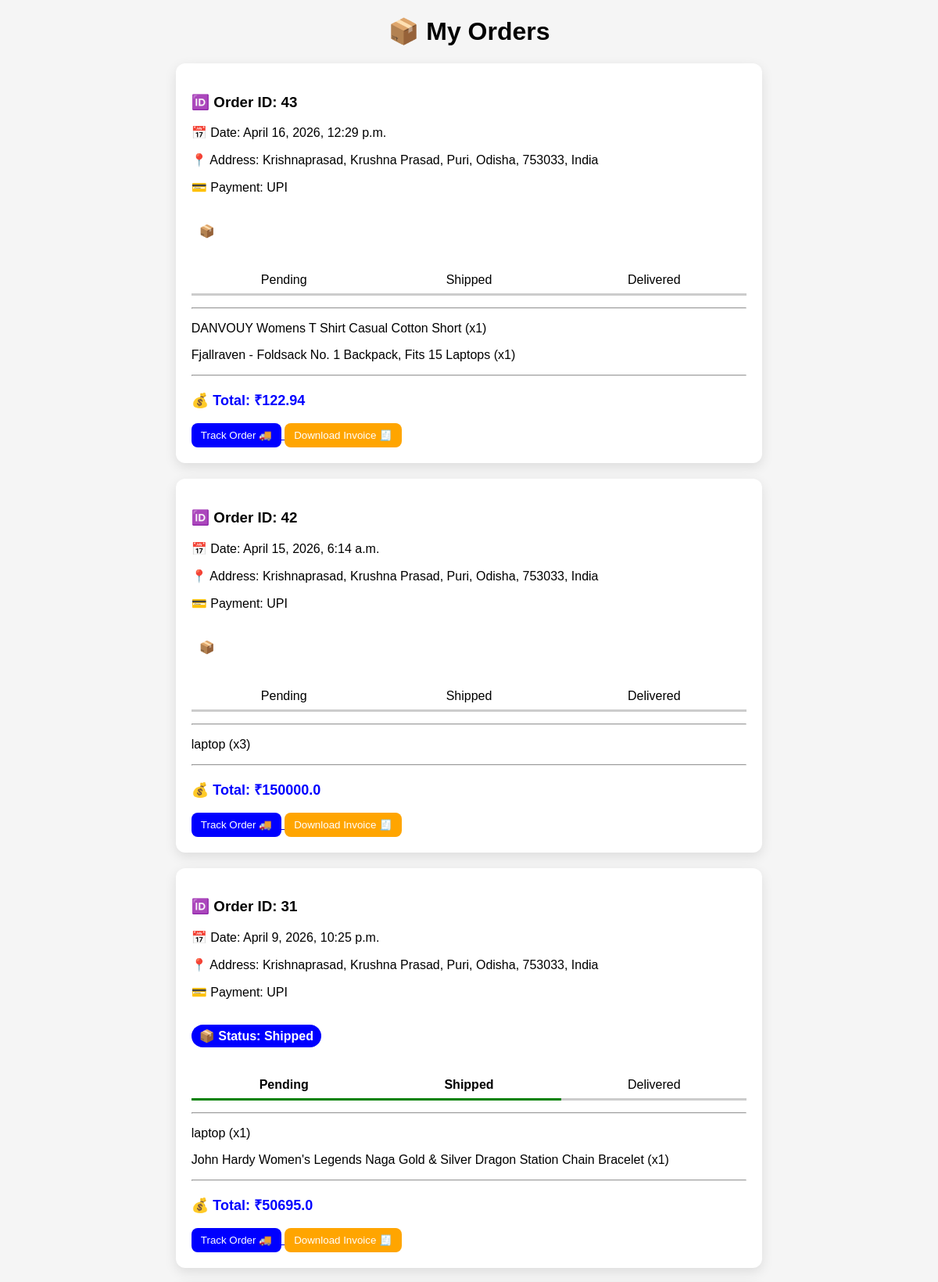
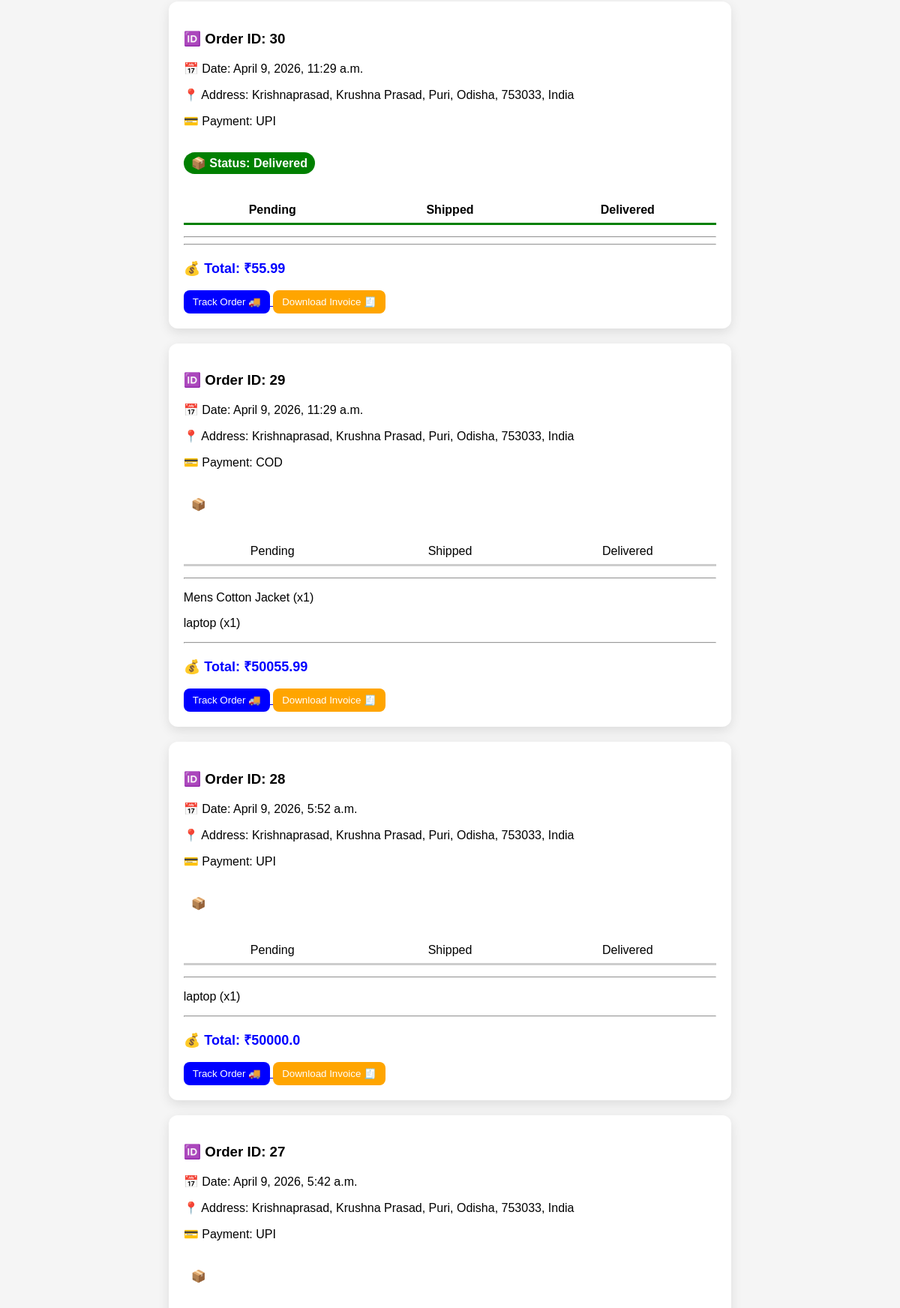
Screenshot of /orders/ (signed in, upper part) with the database file from the repository (2 pictures, top to bottom).
### store/models.py (models this page shows, shortened)
class Order(models.Model):
    STATUS_CHOICES = [
        ('Pending', 'Pending'),
        ('Shipped', 'Shipped'),
        ('Delivered', 'Delivered'),
        ('Cancelled', 'Cancelled'),
        ('Completed', 'Completed'),
    ]
    user = models.ForeignKey(User, on_delete=models.CASCADE)
    address = models.TextField()
    payment_method = models.CharField(max_length=50)
    total_price = models.FloatField()
    status = models.CharField(max_length=20, choices=STATUS_CHOICES, default='Pending')
    created_at = models.DateTimeField(auto_now_add=True)

class OrderItem(models.Model):
    order = models.ForeignKey(Order, on_delete=models.CASCADE)
    product = models.ForeignKey(Product, on_delete=models.CASCADE)
    quantity = models.IntegerField()

class Product(models.Model):
    name = models.CharField(max_length=200)
    price = models.FloatField()
    image = models.URLField()
    category = models.ForeignKey(Category, on_delete=models.CASCADE)
    rating = models.FloatField(default=0)
    stock = models.IntegerField(default=0)
    image = models.ImageField(upload_to='products/')

### store/views.py (the view)
# urls.py: path('orders/', views.orders, name='orders'),
@login_required
def orders(request):
    user_orders = Order.objects.filter(user=request.user).order_by('-created_at')
    return render(request, 'orders.html', {'orders': user_orders})

### store/templates/orders.html (shortened to what this page needs)
<!doctype html>
<html>
  <head>
  </head>
  <body>
    <h1>📦 My Orders</h1>
    {% for order in orders %}
    <div class="order-box">
      <h3>🆔 Order ID: {{ order.id }}</h3>
      <p>📅 Date: {{ order.created_at }}</p>
      <p>📍 Address: {{ order.address }}</p>
      <p>💳 Payment: {{ order.payment_method }}</p>
      <p class="status {{ order.status }}">📦 Status: {{ order.status }}</p>
      <div class="track">
        <div
          class="step {% if order.status == 'Pending' or order.status == 'Shipped' or order.status == 'Delivered' %}active{% endif %}"
        >
          Pending
        </div>
        <div
          class="step {% if order.status == 'Shipped' or order.status == 'Delivered' %}active{% endif %}"
        >
          Shipped
        </div>
        <div class="step {% if order.status == 'Delivered' %}active{% endif %}">
          Delivered
        </div>
      </div>
      <hr />
      {% for item in order.orderitem_set.all %}
      <p>{{ item.product.name }} (x{{ item.quantity }})</p>
      {% endfor %}
      <hr />
      <p class="total">💰 Total: ₹{{ order.total_price }}</p>
      <a href="/track/{{ order.id }}/">
        <button style="background: blue; color: white">Track Order 🚚</button>
      </a>
      <a href="/invoice/{{ order.id }}/">
        <button style="background: orange; color: white">
          Download Invoice 🧾
        </button>
      </a>
    </div>
    {% empty %}
    <h2 style="text-align: center">No Orders Yet 😢</h2>
    {% endfor %}
  </body>
</html>

### store/templates/orders.html (style rules this page uses)
body { font-family: Arial; background: #f5f5f5; }
h1 { text-align: center; }
.order-box { width: 60%; margin: 20px auto; background: white; padding: 20px; border-radius: 12px; box-shadow: 0px 5px 15px rgba(0, 0, 0, 0.1); animation: fadeIn 0.5s ease-in-out; }
.status { padding: 5px 10px; border-radius: 20px; color: white; display: inline-block; font-weight: bold; }
.Shipped { background: blue; }
.Delivered { background: green; }
.total { font-size: 18px; font-weight: bold; color: blue; }
.track { display: flex; justify-content: space-between; margin: 15px 0; }
.step { flex: 1; text-align: center; border-bottom: 3px solid #ccc; padding: 8px; }
.active { border-color: green; font-weight: bold; }
button { padding: 8px 12px; border: none; cursor: pointer; border-radius: 8px; }

### rows the page displays
Order: id "43", created_at "April 16, 2026, 12:29 p.m.", address "Krishnaprasad, Krushna Prasad, Puri, Odisha, 753033, India", payment_method "UPI", total_price "122.94"
OrderItem: product.name "DANVOUY Womens T Shirt Casual Cotton Short", quantity "1"
OrderItem: product.name "Fjallraven - Foldsack No. 1 Backpack, Fits 15 Laptops", quantity "1"
Order: id "42", created_at "April 15, 2026, 6:14 a.m.", address "Krishnaprasad, Krushna Prasad, Puri, Odisha, 753033, India", payment_method "UPI", total_price "150000.0"
OrderItem: product.name "laptop", quantity "3"
Order: id "31", created_at "April 9, 2026, 10:25 p.m.", address "Krishnaprasad, Krushna Prasad, Puri, Odisha, 753033, India", payment_method "UPI", status "Shipped", total_price "50695.0"
OrderItem: product.name "laptop", quantity "1"
OrderItem: product.name "John Hardy Women's Legends Naga Gold & Silver Dragon Station Chain Bracelet", quantity "1"
Order: id "30", created_at "April 9, 2026, 11:29 a.m.", address "Krishnaprasad, Krushna Prasad, Puri, Odisha, 753033, India", payment_method "UPI", status "Delivered", total_price "55.99"
Order: id "29", created_at "April 9, 2026, 11:29 a.m.", address "Krishnaprasad, Krushna Prasad, Puri, Odisha, 753033, India", payment_method "COD", total_price "50055.99"
OrderItem: product.name "Mens Cotton Jacket", quantity "1"
OrderItem: product.name "laptop", quantity "1"
Order: id "28", created_at "April 9, 2026, 5:52 a.m.", address "Krishnaprasad, Krushna Prasad, Puri, Odisha, 753033, India", payment_method "UPI", total_price "50000.0"
OrderItem: product.name "laptop", quantity "1"
Order: id "27", created_at "April 9, 2026, 5:42 a.m.", address "Krishnaprasad, Krushna Prasad, Puri, Odisha, 753033, India", payment_method "UPI"
